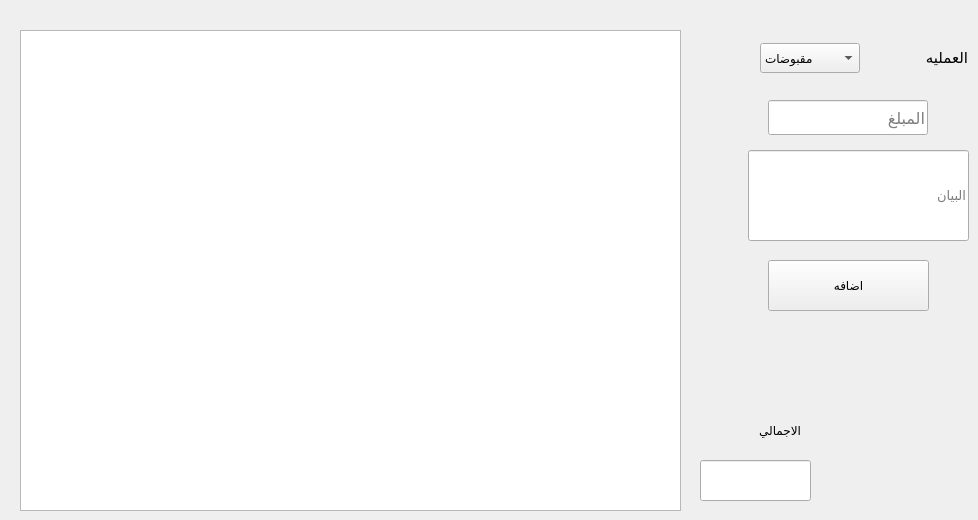
       <widget class="QWidget" name="tab_13">
        <attribute name="title">
         <string>اضافه عمليه</string>
        </attribute>
        <widget class="QComboBox" name="comboBox_2">
         <property name="geometry">
          <rect>
           <x>760</x>
           <y>43</y>
           <width>100</width>
           <height>30</height>
          </rect>
         </property>
         <item>
          <property name="text">
           <string>مقبوضات</string>
          </property>
         </item>
         <item>
          <property name="text">
           <string>مدفوعات</string>
          </property>
         </item>
        </widget>
        <widget class="QLabel" name="label_19">
         <property name="geometry">
          <rect>
           <x>888</x>
           <y>40</y>
           <width>80</width>
           <height>35</height>
          </rect>
         </property>
         <property name="font">
          <font>
           <pointsize>11</pointsize>
          </font>
         </property>
         <property name="text">
          <string>العمليه</string>
         </property>
        </widget>
        <widget class="QLineEdit" name="lineEdit_45">
         <property name="geometry">
          <rect>
           <x>768</x>
           <y>100</y>
           <width>160</width>
           <height>35</height>
          </rect>
         </property>
         <property name="font">
          <font>
           <pointsize>12</pointsize>
          </font>
         </property>
         <property name="placeholderText">
          <string>المبلغ</string>
         </property>
        </widget>
        <widget class="QLineEdit" name="lineEdit_46">
         <property name="geometry">
          <rect>
           <x>748</x>
           <y>150</y>
           <width>221</width>
           <height>91</height>
          </rect>
         </property>
         <property name="font">
          <font>
           <pointsize>10</pointsize>
          </font>
         </property>
         <property name="text">
          <string/>
         </property>
         <property name="alignment">
          <set>Qt::AlignLeading|Qt::AlignLeft|Qt::AlignVCenter</set>
         </property>
         <property name="placeholderText">
          <string>البيان</string>
         </property>
        </widget>
        <widget class="QPushButton" name="pushButton_16">
         <property name="geometry">
          <rect>
           <x>768</x>
           <y>260</y>
           <width>161</width>
           <height>51</height>
          </rect>
         </property>
         <property name="text">
          <string>اضافه</string>
         </property>
        </widget>
        <widget class="QLabel" name="label_16">
         <property name="geometry">
          <rect>
           <x>700</x>
           <y>410</y>
           <width>101</width>
           <height>41</height>
          </rect>
         </property>
         <property name="text">
          <string>الاجمالي</string>
         </property>
        </widget>
        <widget class="QTableWidget" name="tableWidget_9">
         <property name="geometry">
          <rect>
           <x>20</x>
           <y>30</y>
           <width>661</width>
           <height>481</height>
          </rect>
         </property>
         <attribute name="horizontalHeaderVisible">
          <bool>false</bool>
         </attribute>
         <attribute name="horizontalHeaderDefaultSectionSize">
          <number>130</number>
         </attribute>
         <attribute name="horizontalHeaderHighlightSections">
          <bool>true</bool>
         </attribute>
         <attribute name="verticalHeaderVisible">
          <bool>false</bool>
         </attribute>
         <attribute name="verticalHeaderDefaultSectionSize">
          <number>30</number>
         </attribute>
         <column>
          <property name="text">
           <string>اليوم</string>
          </property>
         </column>
         <column>
          <property name="text">
           <string>مقبوضات</string>
          </property>
         </column>
         <column>
          <property name="text">
           <string>مدفوعات</string>
          </property>
         </column>
         <column>
          <property name="text">
           <string>البيان</string>
          </property>
         </column>
         <column>
          <property name="text">
           <string>الرصيد</string>
          </property>
         </column>
        </widget>
        <widget class="QLineEdit" name="lineEdit_42">
         <property name="geometry">
          <rect>
           <x>700</x>
           <y>460</y>
           <width>111</width>
           <height>41</height>
          </rect>
         </property>
        </widget>
       </widget>
